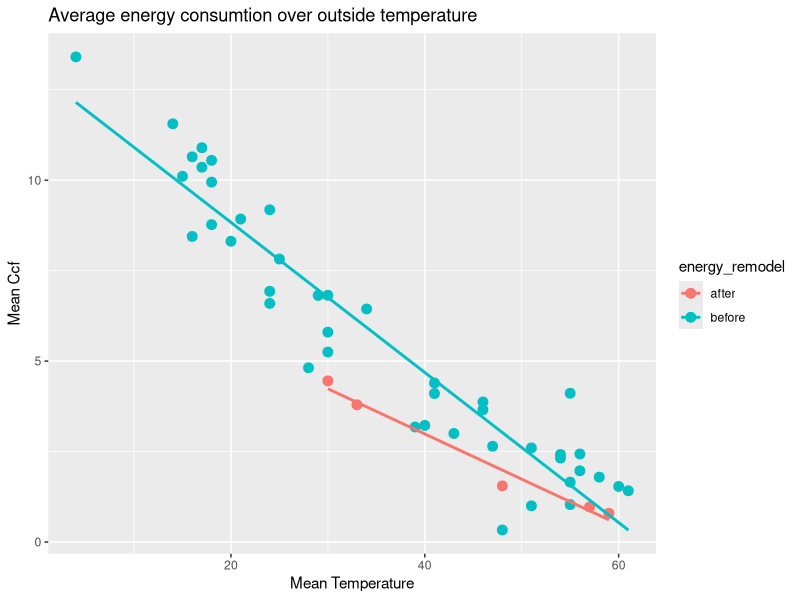
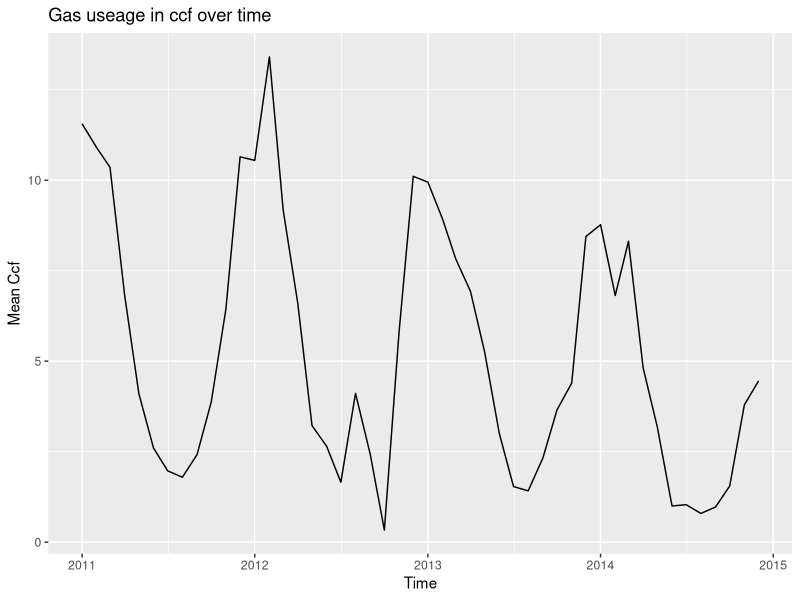

Recreate these plots in R, in order.
library(lubridate)
library(ggplot2)

dat <- read.csv("heating_data.csv")

date <- parse_date_time(paste(dat$month, dat$year), "%m*! %Y!")
dat$year <- factor(dat$year)
dat <- cbind(dat, date)

ggplot(data = dat, aes(x = mean_temp, y = use / days, color = energy_remodel))+ geom_point(size = 3) + geom_smooth(method = "lm", se = FALSE) + 
    labs(x= "Mean Temperature", 
         y = "Mean Ccf", 
         title = "Average energy consumtion over outside temperature") 

ggplot(data = dat, aes(x = date, y = use/days)) + geom_line() +
    labs(x= "Time", 
         y = "Mean Ccf", 
         title = "Gas useage in ccf over time") 



